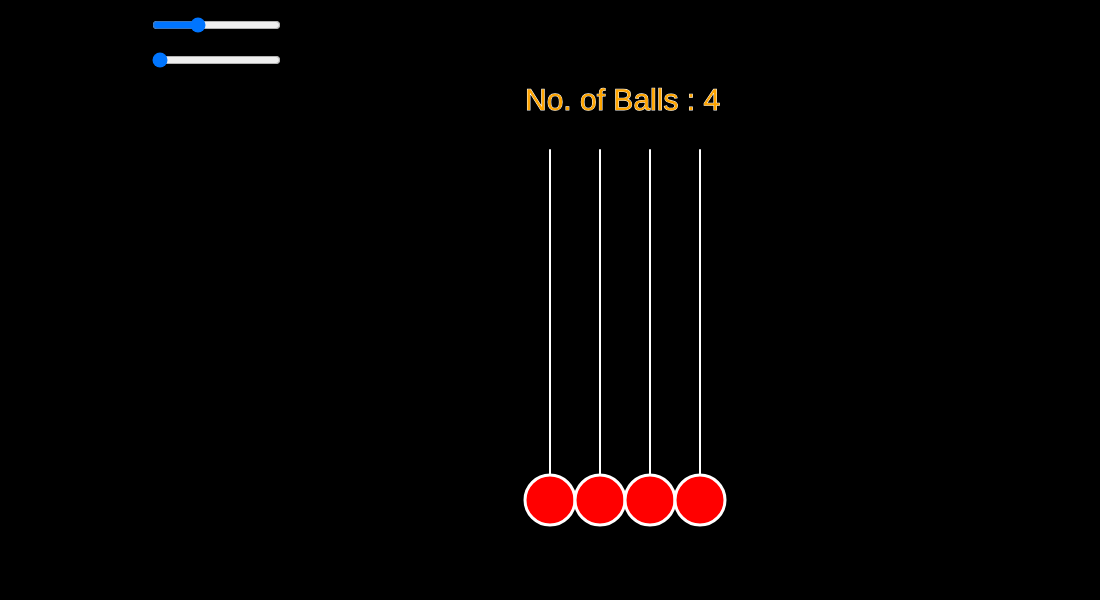
Frame 1 (no input)
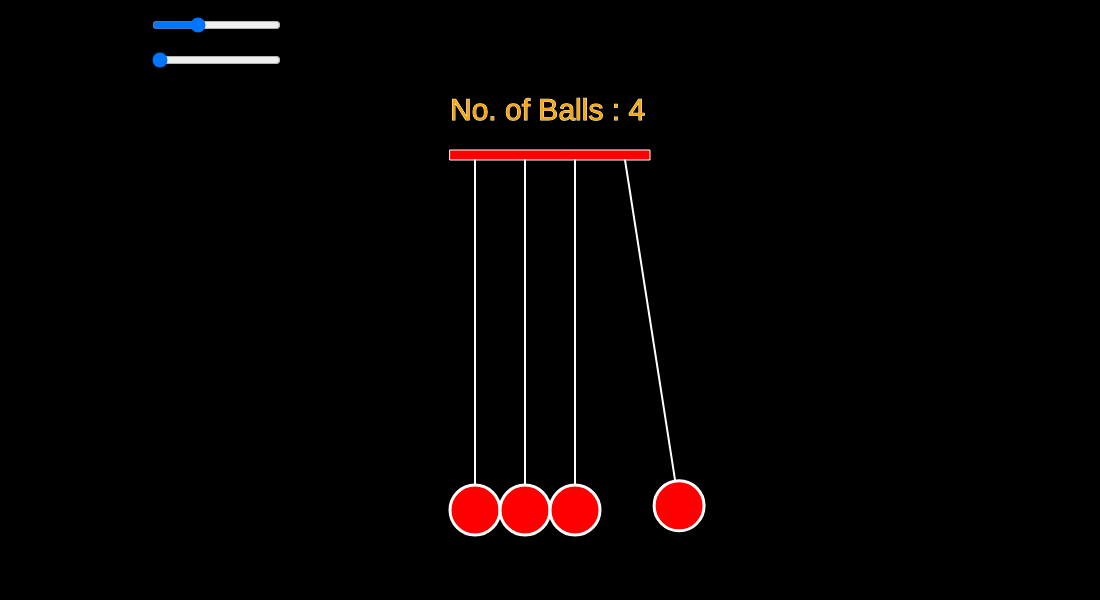
Frame 60 (no input)
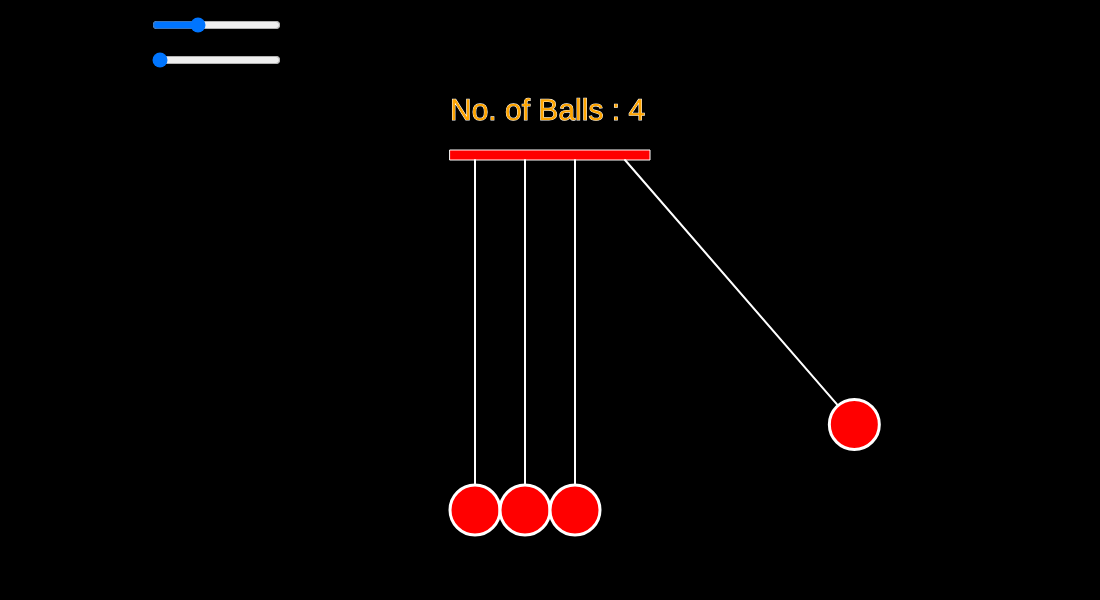
Frame 120 (the mouse pressed at the canvas centre since frame 60)

The p5.js sketch that drew these frames (run headless with seeded random() and noise() and a simulated clock; from frame 60 on, the mouse is pressed at the canvas centre):

// p5.js sketch
// ── sketch.js
let len=350, time=0;
const w=6;
let T = 2 * Math.PI / w;
let x = [], y = [], theta = [];
let Nball; 
let n;

for(let i=0; i<10; i++){
    theta[i] = Math.PI/2;
}

function setup(){
    textSize(50);
    createP('No. of Balls :');
    slider1 = createSlider(1, 10, 4, 1);
    slider1.position(150,15);
    createP('No. of Balls dropped :');
    slider2 = createSlider(1, 10, 1, 1);
    slider2.position(150,50);
    createCanvas(1100, 600);
    
}

function draw(){
    background(0);
    translate(width/2, height/4);
    stroke(255);
    fill("red");
    rect(- Nball*25, 0, Nball*50, 10);
    translate(-(Nball-1)*25,10);

    Nball = slider1.value();
    n = slider2.value();

    for(let i=0; i<Nball; i++){
        x[i] = 50*i + len * cos(theta[i]);
        y[i] = len * sin(theta[i]);
        strokeWeight(2);
        line(50*i, 0, x[i], y[i]);
        strokeWeight(3);
        ellipse(x[i], y[i], 50);

    }
    for(let k=0; k<100; k++){
        for(let i=0; i<n; i++){

            if( (Math.floor(4*time/T))%4 == 0
            || (Math.floor(4*time/T))%4 == 3){
                theta[i] = Math.PI/2 + Math.PI/4 * cos(w*time);
                for(let j=n; j<Nball; j++)
                theta[j] = Math.PI/2;
            }
            else{
                theta[Nball-i-1] = Math.PI/2 + Math.PI/4 * cos(w*time);
                for(let j=0; j<Nball-n; j++)
                theta[j] = Math.PI/2;
            }
            time += 0.00005/n;
        }
    }
    translate((Nball-1)*25,0);
    fill("orange");
    textSize(30);
    strokeWeight(1);
    text("No. of Balls : "+Nball, -100, -40);
}
